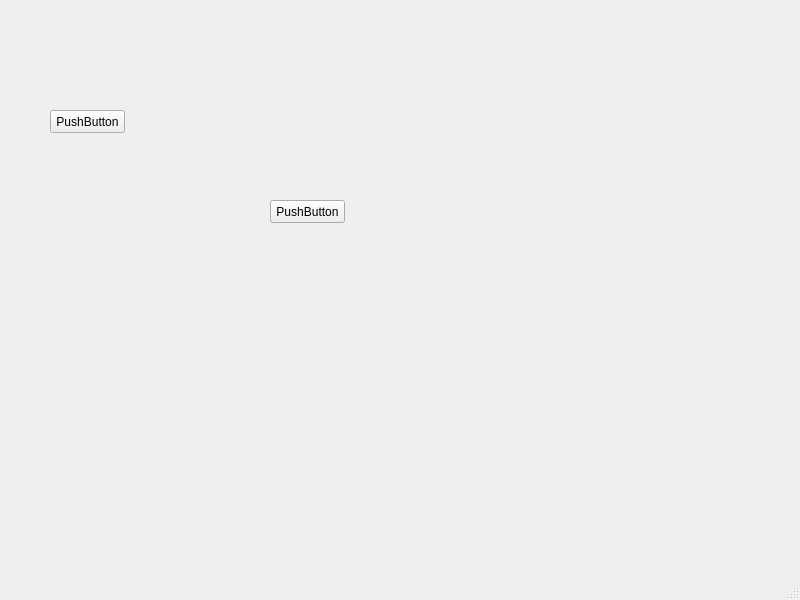
<?xml version="1.0" encoding="UTF-8"?>
<ui version="4.0">
 <class>MainWindow</class>
 <widget class="QMainWindow" name="MainWindow">
  <property name="geometry">
   <rect>
    <x>0</x>
    <y>0</y>
    <width>800</width>
    <height>600</height>
   </rect>
  </property>
  <property name="windowTitle">
   <string>MainWindow</string>
  </property>
  <widget class="QWidget" name="centralwidget">
   <widget class="QPushButton" name="pushButton">
    <property name="geometry">
     <rect>
      <x>50</x>
      <y>110</y>
      <width>75</width>
      <height>23</height>
     </rect>
    </property>
    <property name="text">
     <string>PushButton</string>
    </property>
   </widget>
   <widget class="QPushButton" name="pushButton_2">
    <property name="geometry">
     <rect>
      <x>270</x>
      <y>200</y>
      <width>75</width>
      <height>23</height>
     </rect>
    </property>
    <property name="text">
     <string>PushButton</string>
    </property>
   </widget>
  </widget>
  <widget class="QMenuBar" name="menubar">
   <property name="geometry">
    <rect>
     <x>0</x>
     <y>0</y>
     <width>800</width>
     <height>23</height>
    </rect>
   </property>
  </widget>
  <widget class="QStatusBar" name="statusbar"/>
 </widget>
 <resources/>
 <connections/>
</ui>
